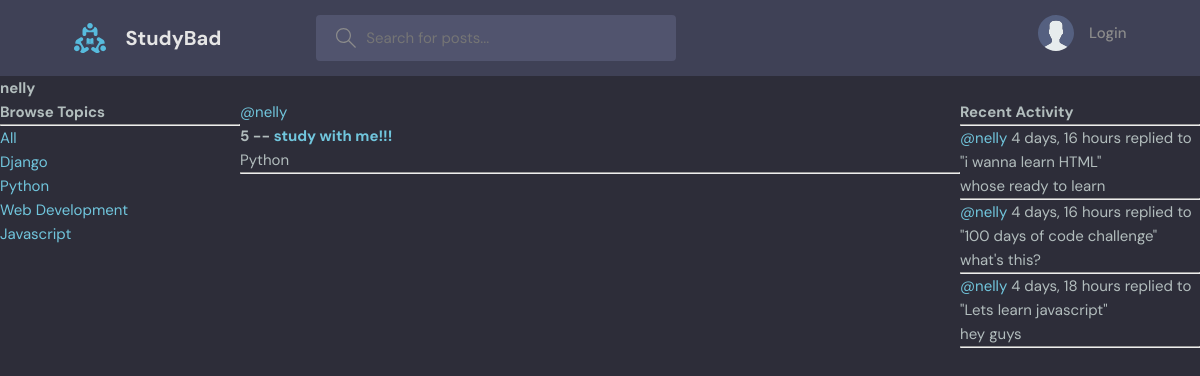
The page /profile/3 on the database its author committed.
### base/models.py (models this page shows, shortened)
class Topic(models.Model):
    name = models.CharField(max_length=200)

class Room(models.Model):
    host = models.ForeignKey(User, on_delete=models.SET_NULL, null=True)
    topic =  models.ForeignKey(Topic, on_delete=models.SET_NULL, null=True)
    name = models.CharField(max_length=200)
    description = models.TextField(null=True, blank=True)
    participants = models.ManyToManyField(User, related_name='participants', blank=True)
    updated = models.DateTimeField(auto_now=True)
    created = models.DateTimeField(auto_now_add=True)
    class Meta:
        ordering = ['-updated', '-created']
    def __str__(self):
        return self.name

class Message(models.Model):
    user = models.ForeignKey(User, on_delete=models.CASCADE)
    room = models.ForeignKey(Room, on_delete=models.CASCADE)
    body = models.TextField()
    updated = models.DateTimeField(auto_now=True)
    created = models.DateTimeField(auto_now_add=True)
    class Meta:
        ordering = ['-updated', '-created']
    def __str__(self):
        return self.body[0:50]

### base/views.py (the view)
# urls.py: path('profile/<str:pk>', views.userProfile, name="user-profile"),
def userProfile(request, pk):
    user = User.objects.get(id=pk)
    rooms = user.room_set.all()
    room_messages = user.message_set.all()
    topics = Topic.objects.all()
    context = {'user': user, 'rooms': rooms,
                'room_messages': room_messages, 'topics':topics}
    return render(request, 'base/profile.html', context)

### base/templates/base/profile.html (shortened to what this page needs)
{% extends 'main.html' %}
{% block content %}
<h1>{{user.username}}</h1>
<div class="profile-container">
    <div>
        {% include 'base/topics_component.html' %}
    </div>
    <div>
        {% include 'base/feed_component.html' %}
    </div>
    <div>
        {% include 'base/activity_component.html' %}
    </div>
</div>
{% endblock content %}

### base/templates/base/topics_component.html
<h3>Browse Topics</h3>
<hr>
<div>
    <a href="{% url 'home' %}">All</a>
</div>
{% for topic in topics %}
<div>
    <a href="{% url 'home' %}?q={{topic.name}}">{{topic.name}}</a>
</div>
{% endfor %}

### base/templates/base/feed_component.html (shortened to what this page needs)
<div>
    {% for room in rooms%}
    <div>
        <a href="{% url 'user-profile' room.host.id %}">@{{room.host.username}}</a>
        <h5>{{room.id}} -- <a href="/room/{{room.id}}">{{room.name}}</a></h5>
        <small>{{room.topic.name}}</small>
        <hr>
    </div>
    {% endfor %}
</div>

### base/templates/base/activity_component.html (shortened to what this page needs)
<h3>Recent Activity</h3>
<hr />
{% for message in room_messages %}
<div>
  <small><a href="{% url 'user-profile' message.user.id %}">@{{message.user}}</a> {{message.created|timesince}}</small>
  <small>replied to "{{message.room}}"</small>
  <p>{{message}}</p>
  <hr />
</div>
{% endfor %}

### static/styles/style.css (style rules this page uses)
:root { --color-main: #71c6dd; --color-main-light: #e1f6fb; --color-dark: #3f4156; --color-dark-medium: #51546e; --color-dark-light: #696d97; --color-light: #e5e5e5; --color-gray: #8b8b8b; --color-light-gray: #b2bdbd; --color-bg: #2d2d39; --color-success: #5dd693; --color-error: #fc4b0b; }
* { font-family: "DM Sans", -apple-system, BlinkMacSystemFont, "Segoe UI", Roboto, Oxygen, Ubuntu, Cantarell, "Open Sans", "Helvetica Neue", sans-serif; margin: 0; padding: 0; box-sizing: border-box; text-rendering: optimizeLegibility; font-size: inherit; }
html { font-size: 56.25%; }
@media only screen and (min-width: 1200px) { html { font-size: 62.5%; } }
body { line-height: 1.6; font-weight: 400; font-size: 1.5rem; color: var(--color-light-gray); background-color: var(--color-bg); min-height: 100vh; }
a { display: inline-block; color: var(--color-main); text-decoration: none; }

### base/templates/base/profile.html (style rules this page uses)
.profile-container { display: grid; grid-template-columns: 1fr 3fr 1fr; }

### rows shown on the page
Topic: name "Django"
Topic: name "Python"
Topic: name "Web Development"
Topic: name "Javascript"
Room: host.username "nelly", id "5", name "study with me!!!", topic.name "Python"
Message: user "nelly", created "4 days, 16 hours", room "i wanna learn HTML", body "whose ready to learn"
Message: user "nelly", created "4 days, 16 hours", room "100 days of code challenge", body "what's this?"
Message: user "nelly", created "4 days, 18 hours", room "Lets learn javascript", body "hey guys"

### other values the page prints
{{ user.username }} "nelly"
